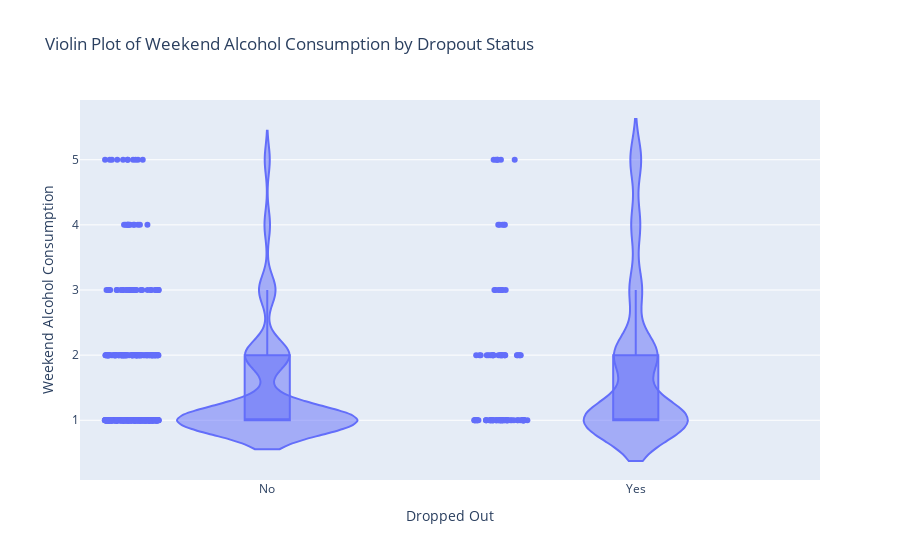

The notebook cell this image was saved under:
### Code cell
# Create a violin plot for Weekend Alcohol Consumption
fig = px.violin(table_data, 
                 x='Dropped_Out', 
                 y='Weekend_Alcohol_Consumption', 
                 box=True, 
                 points='all', 
                 title='Violin Plot of Weekend Alcohol Consumption by Dropout Status',
                 labels={'Dropped_Out': 'Dropped Out', 'Weekend_Alcohol_Consumption': 'Weekend Alcohol Consumption'})

fig.show()

### Figure 1 — Plotly figure (JSON) as saved in the notebook; plotly's stock layout.template omitted (floating-point values rounded to 4 significant figures; data arrays with more than 128 entries replaced by an {"elided": "..."} marker saying what was removed)
{"data": [{"alignmentgroup": "True", "box": {"visible": true}, "hovertemplate": "Dropped Out=%{x}<br>Weekend Alcohol Consumption=%{y}<extra></extra>", "legendgroup": "", "marker": {"color": "#636efa"}, "name": "", "offsetgroup": "", "orientation": "v", "points": "all", "scalegroup": "True", "showlegend": false, "type": "violin", "x": {"elided": "649 str values"}, "x0": " ", "xaxis": "x", "y": {"elided": "649 int values"}, "y0": " ", "yaxis": "y"}], "layout": {"legend": {"tracegroupgap": 0}, "title": {"text": "Violin Plot of Weekend Alcohol Consumption by Dropout Status"}, "violinmode": "group", "xaxis": {"anchor": "y", "domain": [0, 1], "title": {"text": "Dropped Out"}}, "yaxis": {"anchor": "x", "domain": [0, 1], "title": {"text": "Weekend Alcohol Consumption"}}}}
